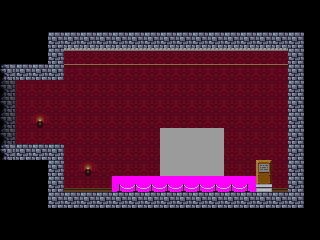

Rendered tile map (Tiled .tmx) drawn with the repository's tilesets; below, a short description and the map source with its tile grids summarised:
An orthogonal 20x15 tile map with 16x16 px tiles, 3 tile layers (back, center, front), 1 hidden layer not drawn, 2 tilesets and 9 objects (2x chandelier, 2x light, portal, leecher, spawn, ...).

<map version="1.0" tiledversion="1.1.5" orientation="orthogonal" renderorder="right-down" width="20" height="15" tilewidth="16" tileheight="16" infinite="0" nextobjectid="12">
 <tileset firstgid="1" source="cshapes3.tsx" />
 <tileset firstgid="85" source="museum_tiles_16x16.tsx" />
 <layer name="back" width="20" height="15" opacity="0.61">
  <data>[300 cells, 300 non-empty, 7 distinct tile ids]</data>
 </layer>
 <objectgroup name="actors">
  <object id="1" name="portal" x="0" y="80" width="32" height="64">
   <properties>
    <property name="enter" value="right" />
    <property name="portal_id" value="left" />
    <property name="to_map" value="museum_18.tmx" />
    <property name="to_portal_id" value="right_top" />
    <property name="type" value="portal" />
   </properties>
  </object>
  <object id="4" name="leecher" type="leecher" x="0" y="80" width="32" height="64">
   <properties>
    <property name="type" value="leecher" />
   </properties>
  </object>
  <object id="5" name="spawn" x="48" y="112" width="16" height="24">
   <properties>
    <property name="type" value="spawn" />
   </properties>
  </object>
  <object id="6" name="chandelier" x="96" y="80" width="32" height="16">
   <properties>
    <property name="type" value="chandelier" />
   </properties>
  </object>
  <object id="7" name="chandelier" x="224" y="80" width="32" height="16">
   <properties>
    <property name="type" value="chandelier" />
   </properties>
  </object>
  <object id="8" name="light" x="80.333" y="160.333" width="16" height="16">
   <properties>
    <property name="b" type="float" value="1" />
    <property name="g" type="float" value="1" />
    <property name="mode" value="solid" />
    <property name="r" type="float" value="1" />
    <property name="radius" type="float" value="64" />
    <property name="type" value="light" />
   </properties>
  </object>
  <object id="9" name="light" x="32.333" y="112.333" width="16" height="16">
   <properties>
    <property name="b" type="float" value="1" />
    <property name="g" type="float" value="1" />
    <property name="mode" value="solid" />
    <property name="r" type="float" value="1" />
    <property name="radius" type="float" value="64" />
    <property name="type" value="light" />
   </properties>
  </object>
  <object id="10" name="plaque" x="256" y="160" width="16" height="32">
   <properties>
    <property name="text" value=" The end of an era.|| 2019" />
    <property name="type" value="plaque" />
   </properties>
  </object>
  <object id="11" name="painting" x="160" y="128" width="64" height="48">
   <properties>
    <property name="facing_right" value="true" />
    <property name="fixed" value="true" />
    <property name="path" value="res/fbframe.png" />
    <property name="to_map" value="end" />
    <property name="to_position_x" type="int" value="0" />
    <property name="to_position_y" type="int" value="0" />
    <property name="type" value="painting" />
   </properties>
  </object>
 </objectgroup>
 <layer name="center" width="20" height="15">
  <data>[300 cells, 169 non-empty, 9 distinct tile ids]</data>
 </layer>
 <layer name="front" width="20" height="15">
  <data>[300 cells, 158 non-empty, 3 distinct tile ids]</data>
 </layer>
 <layer name="meta" width="20" height="15" visible="0" opacity="0.5">
  <data>[300 cells, 48 non-empty, 1 distinct tile ids]</data>
 </layer>
</map>
